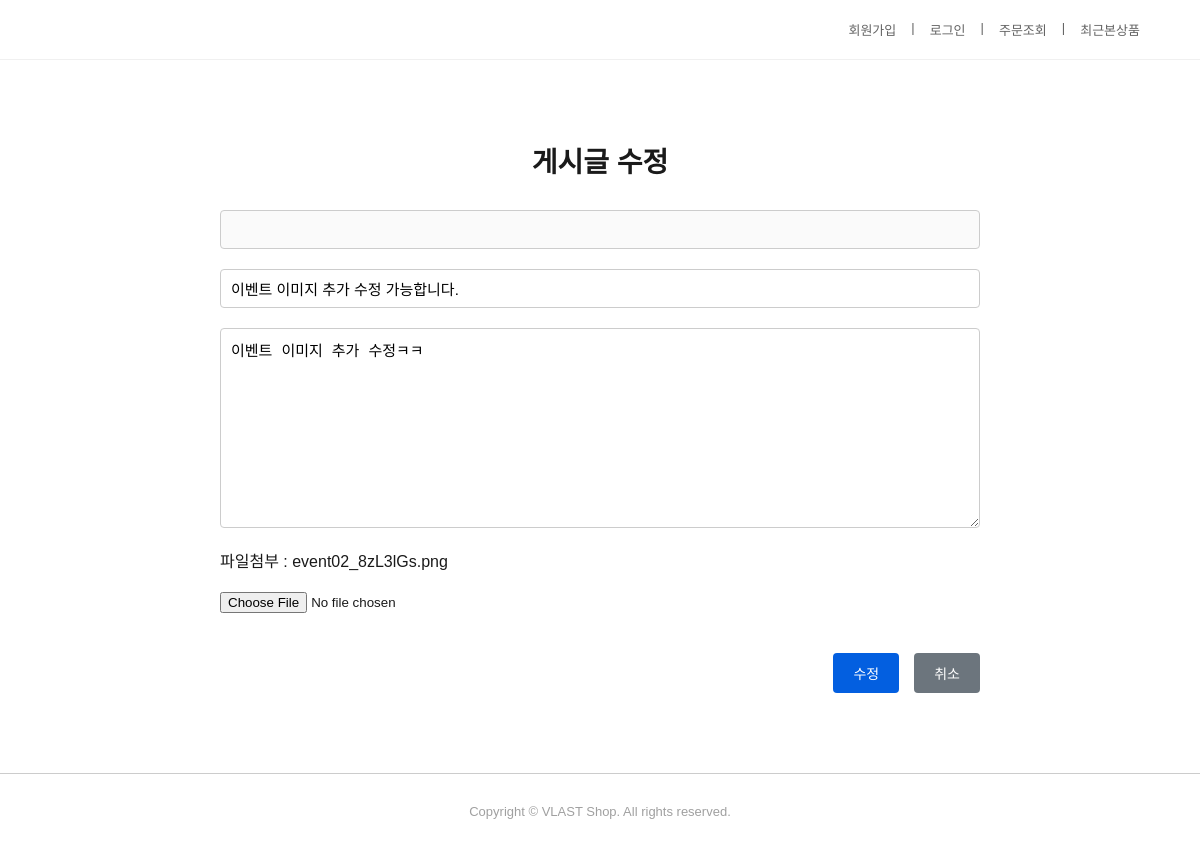
Screenshot of /board/update/101/ with the database file from the repository.
### board/models.py (models this page shows, shortened)
class Board(models.Model):
    bno = models.AutoField(primary_key=True)
    btitle = models.CharField(max_length=1000)
    bcontent = models.TextField()
    member = models.ForeignKey(Member,on_delete=models.SET_NULL,null=True)
    bgroup = models.IntegerField(default=0)
    bstep = models.IntegerField(default=0)
    bindent = models.IntegerField(default=0)
    bhit = models.IntegerField(default=0) #조회수
    bfile = models.FileField(default='',null=True)
    bdate = models.DateTimeField(auto_now=True)

### board/views.py (the view, shortened to what this page needs)
# urls.py: path('update/<int:bno>/', views.update, name='update'),
def update(request,bno):
    if request.method == 'GET':
        qs = Board.objects.get(bno=bno)
        context = {'board':qs}
        return render(request,'board/update.html',context)

### board/templates/board/update.html (shortened to what this page needs)
<!DOCTYPE html>
<html lang="ko">
<head>
</head>
<body>
  <div class="header">
    <div class="top-menu">
      <a href="#">회원가입</a> |
      <a href="#">로그인</a> |
      <a href="#">주문조회</a> |
      <a href="#">최근본상품</a>
    </div>
  </div>
  <div class="write-container">
    <div class="write-title">게시글 수정</div>
    <form class="write-form" id="writeForm" name='frm' action='/board/update/{{board.bno}}/' method='post' enctype='multipart/form-data'>
      <input type="text" name='id' id="writer" value='{{request.session.session_name}}' disabled />
      <input type="text" name='btitle' id="title" placeholder="제목" maxlength="100" value='{{board.btitle}}' />
      <textarea name='bcontent' id="content" placeholder="내용을 입력하세요." maxlength="2000" required>{{board.bcontent}}</textarea>
      <div>파일첨부 : {{board.bfile}}</div>
      <input type="file" name='bfile' onchange='readURL(this);'  />
      <div class="write-buttons">
        <button type="submit">수정</button>
        <button type="button" class="cancel" onclick="history.back()">취소</button>
      </div>
    </form>
  </div>
  <footer>
    Copyright © VLAST Shop. All rights reserved.
  </footer>
</body>
</html>

### board/templates/board/update.html (style rules this page uses)
body { font-family: 'Arial', sans-serif; margin: 0; padding: 0; background: #fff; color: #1a1a1a; }
.header { width: 100%; height: 60px; display: flex; justify-content: flex-end; align-items: center; padding: 0 40px; box-sizing: border-box; border-bottom: 1px solid #f0f0f0; }
.top-menu { display: flex; gap: 15px; font-size: 13px; color: #636363; margin-right: 20px; }
.top-menu a { text-decoration: none; color: #636363; }
.write-container { max-width: 800px; margin: 80px auto; padding: 0 20px; box-sizing: border-box; }
.write-title { font-size: 28px; font-weight: bold; margin-bottom: 30px; text-align: center; }
form.write-form { display: flex; flex-direction: column; gap: 20px; }
.write-form input[type="text"], .write-form textarea { padding: 10px; font-size: 15px; border: 1px solid #ccc; border-radius: 4px; box-sizing: border-box; width: 100%; }
.write-form textarea { resize: vertical; min-height: 200px; }
.write-buttons { display: flex; justify-content: flex-end; gap: 15px; }
.write-buttons button { padding: 10px 20px; border: none; border-radius: 4px; font-size: 14px; color: white; background-color: #035fe0; cursor: pointer; transition: background-color 0.3s; }
.write-buttons .cancel { background-color: #6c757d; }
footer { border-top: 1px solid #ccc; padding: 30px; text-align: center; font-size: 13px; color: #A0A0A0; }

### rows the page displays
Board: btitle "이벤트 이미지 추가 수정 가능합니다.", bcontent "이벤트 이미지 추가 수정ㅋㅋ", bfile "event02_8zL3lGs.png"
